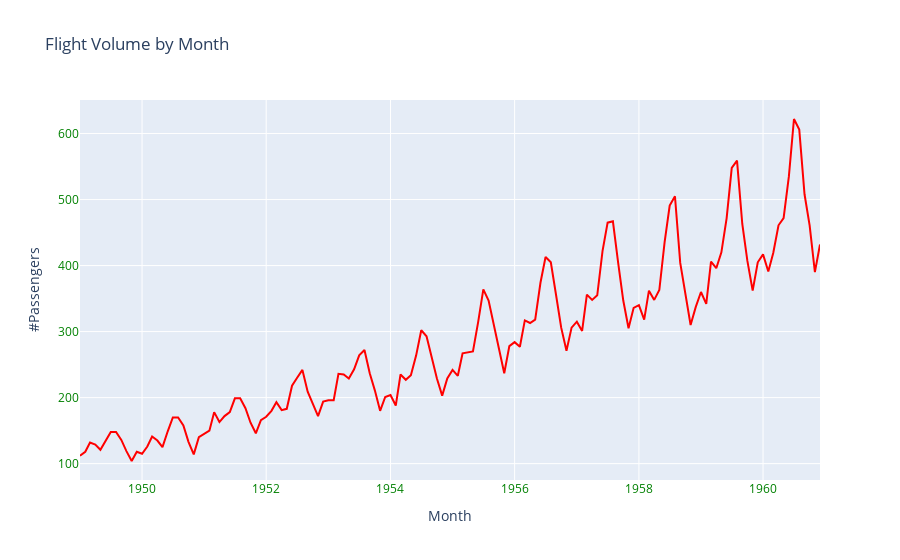

Notebook code cell kept with this figure:
### Code cell
# pulling from plotly express and panda libraries
import pandas as pd
import plotly.express as px
# read the csv file Air Passengers for the data we need to plot
df = pd.read_csv('AirPassengers.csv')
# Converting the 'Month' column to datetime format for proper time series plotting
df['Month'] = pd.to_datetime(df['Month'])
# creating line plot
fig_line = px.line(df, x='Month', y='#Passengers', title='Flight Volume by Month', 
                   line_shape='linear', line_dash_sequence=['solid'])
# adding customization for line
fig_line.update_traces(line=dict(color='red'))
# adding customization for ticker numbers on axis
fig_line.update_layout(
    xaxis=dict(tickfont=dict(color='green')),
    yaxis=dict(tickfont=dict(color='green'))
)
#display line plot
fig_line.show()

### Figure 1 — Plotly figure (JSON) as saved in the notebook; plotly's stock layout.template omitted (floating-point values rounded to 4 significant figures; data arrays with more than 128 entries replaced by an {"elided": "..."} marker saying what was removed)
{"data": [{"hovertemplate": "Month=%{x}<br>#Passengers=%{y}<extra></extra>", "legendgroup": "", "line": {"color": "red", "dash": "solid", "shape": "linear"}, "marker": {"symbol": "circle"}, "mode": "lines", "name": "", "orientation": "v", "showlegend": false, "type": "scatter", "x": {"elided": "144 str values"}, "xaxis": "x", "y": {"elided": "144 int values"}, "yaxis": "y"}], "layout": {"legend": {"tracegroupgap": 0}, "title": {"text": "Flight Volume by Month"}, "xaxis": {"anchor": "y", "domain": [0, 1], "tickfont": {"color": "green"}, "title": {"text": "Month"}}, "yaxis": {"anchor": "x", "domain": [0, 1], "tickfont": {"color": "green"}, "title": {"text": "#Passengers"}}}}
